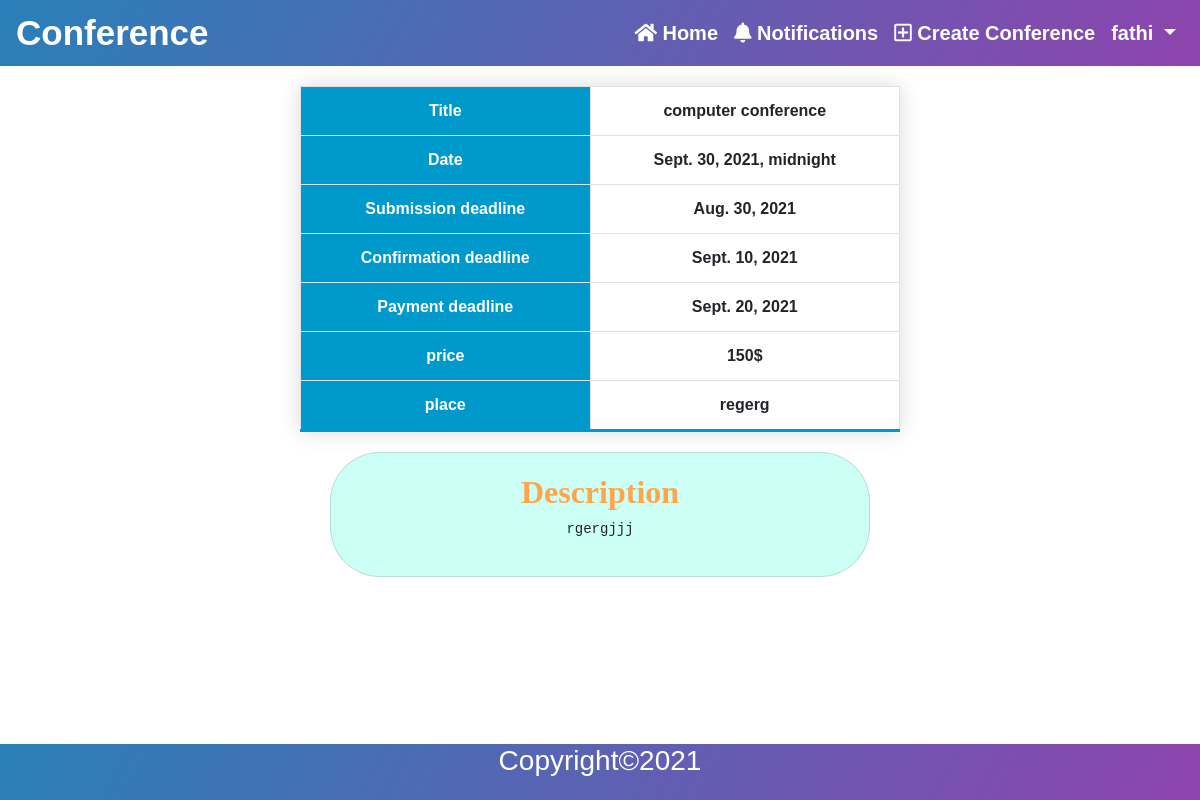
/conference/1/ (signed in), run on an earlier commit of the app's database.
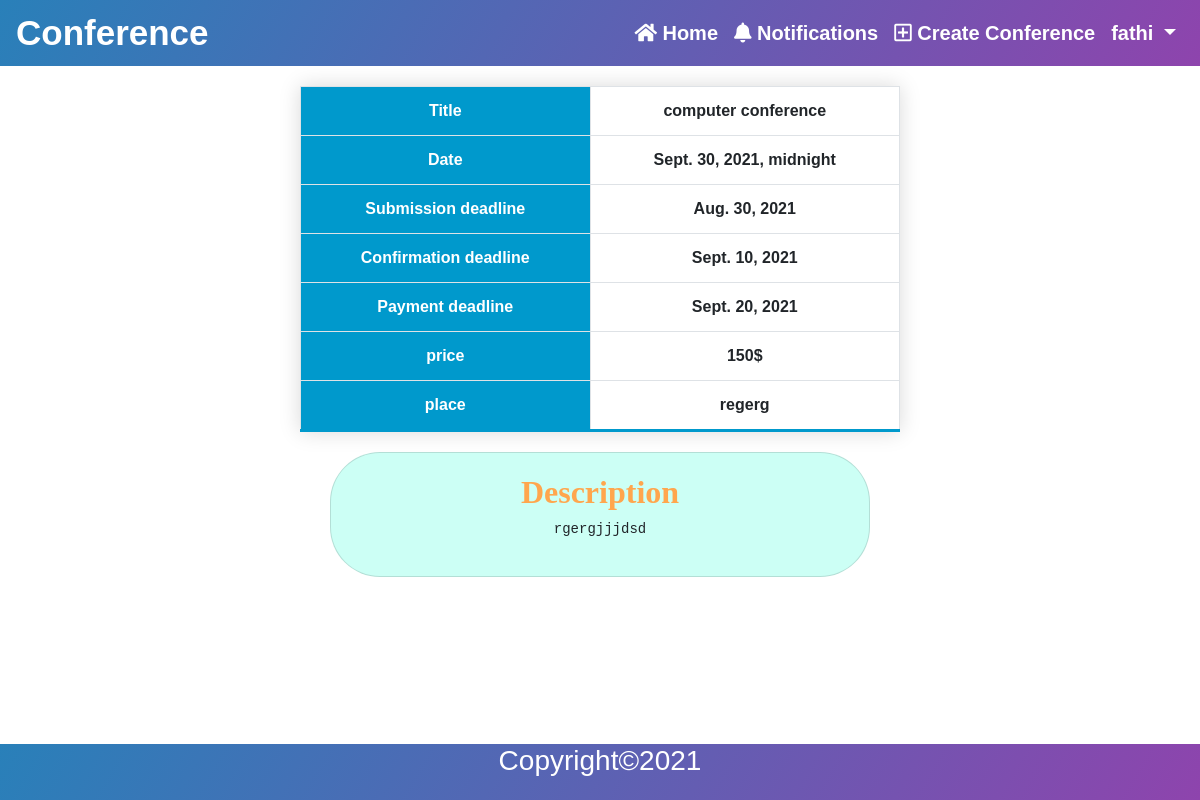
And on a later commit of the database.
### conferences/models.py (models this page shows, shortened)
class Conference(models.Model):
    title = models.CharField(max_length=50)
    description = models.TextField(verbose_name='description')
    place = models.CharField(max_length=50)
    created_date = models.DateTimeField(auto_now_add=True)
    date = models.DateTimeField()
    submission_deadline = models.DateField()
    confirmation_deadline = models.DateField(null=True, blank=True)
    payment_deadline = models.DateField(null=True, blank=True)
    price = models.CharField(max_length=20, null=True, blank=True)
    organizer = models.ForeignKey(User, on_delete=models.RESTRICT)
    def can_submit(self):
        if timezone.now().date() > self.submission_deadline:
            return False
        return True

### conferences/views.py (the view)
class ConferenceView(generic.DetailView):
    model = Conference
    pk_url_kwarg = 'pk'
    def get_context_data(self, **kwargs):
        context = super().get_context_data(**kwargs)
        context['submission_list'] = Submission.objects.filter(conference=self.kwargs['pk'])
        return context

### conferences/templates/conferences/conference.html (shortened to what this page needs)
{% extends 'base.html' %}
{% load humanize %}
{% block content %}
    <table class="table table-bordered" id="table" align="center">
        <tr>
            <th>Title</th>
            <td>{{ conference.title }}</td>
        </tr>
        <tr >
            <th>Date</th>
            <td>{{ conference.date }}</td>
        </tr>
        <tr>
            <th>Submission deadline</th>
            <td>{{ conference.submission_deadline }}</td>
        </tr>
        <tr>
            <th>Confirmation deadline</th>
            <td>{{ conference.confirmation_deadline }}</td>
        </tr>
        <tr>
            <th>Payment deadline</th>
            <td>{{ conference.payment_deadline }}</td>
        </tr>
        <tr>
            <th>price</th>
            <td>{{ conference.price }}</td>
        </tr>
        <tr>
            <th>place</th>
            <td>{{ conference.place }}</td>
        </tr>
    </table>
    <div class="card mb-3" style="max-width: 540px;" id="container">
        <div class="row no-gutters">
            <div class="col-md-12">
                <div class="card-body text-center">
                    <h2 class="descreption" > Description </h2>
                    <pre>{{ conference.description }}</pre>
                </div>
            </div>
        </div>
    </div>
{% endblock %}

What changed in the data, as far as the page shows it:
changed Conference "computer conference": description "rgergjjj" → "rgergjjjdsd"
